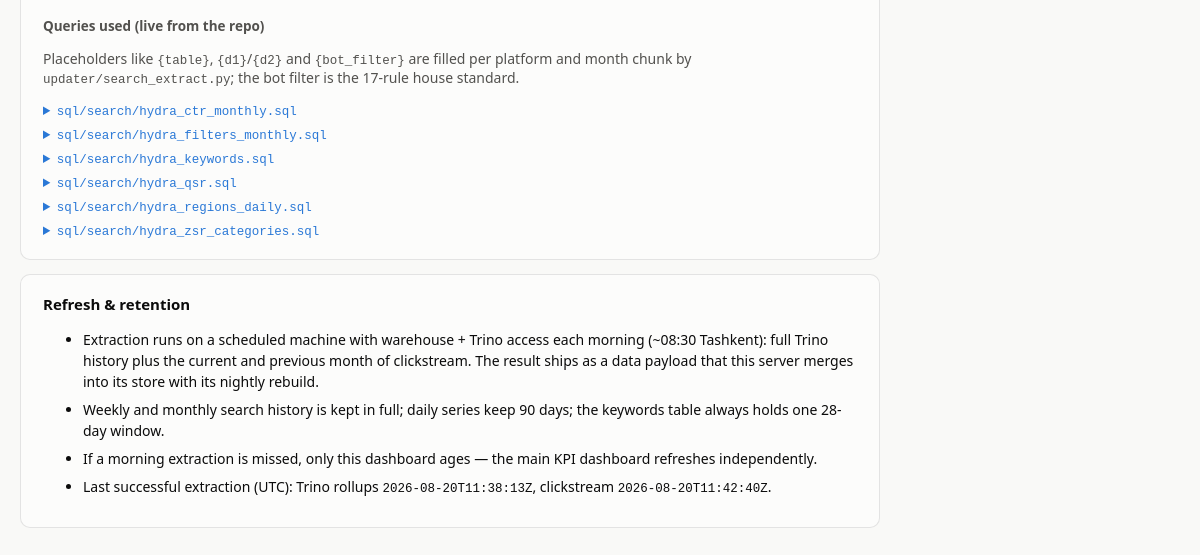
The app's page /search/methodology (signed in, lower part), older data.
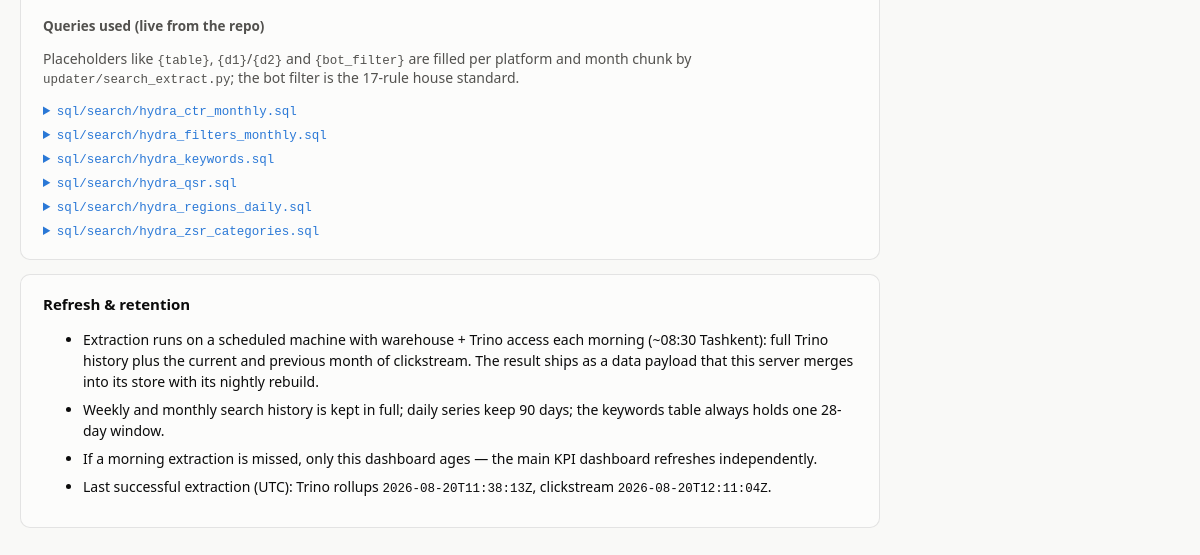
The same page, newer data.
### tables this page shows
CREATE TABLE meta (
  metric           TEXT PRIMARY KEY,
  status           TEXT NOT NULL,
  extracted_at_utc TEXT,
  latest_period    TEXT,
  rows             INTEGER,
  error            TEXT
);

### webapp/app.py (the view)
    @app.route("/search/methodology")
    def search_methodology():
        built, age_h, level = data.freshness() if data.available() else (None, None, "missing")
        m = data.meta() if data.available() else {}
        extracted = {k: (m.get(k) or {}).get("extracted_at_utc")
                     for k in ("search_trino", "search_hydra")}
        trino_sqls, hydra_sqls = [], []
        sql_dir = Path(__file__).resolve().parent.parent / "sql" / "search"
        try:
            for f in sorted(sql_dir.glob("*.sql")):
                entry = {"name": f.name, "text": f.read_text()}
                (hydra_sqls if f.name.startswith("hydra_")
                 else trino_sqls).append(entry)
        except OSError:
            pass
        return render_template(
            "search_methodology.html", tabs=SEARCH_TABS,
            active="search_methodology", built_at=built, age_hours=age_h,
            freshness=level, dash_title=SEARCH_DASH_TITLE, extracted=extracted,
            trino_sqls=trino_sqls, hydra_sqls=hydra_sqls,
        )

### webapp/data.py (called while the page is built)
def _conn():
    conn = sqlite3.connect("file:%s?mode=ro" % SNAPSHOT_PATH, uri=True)
    conn.row_factory = sqlite3.Row
    return conn

def available():
    try:
        conn = _conn()
        conn.execute("SELECT 1 FROM snapshot_info LIMIT 1")
        conn.close()
        return True
    except sqlite3.Error:
        return False

def snapshot_info():
    with _conn() as conn:
        return {r["key"]: r["value"] for r in conn.execute("SELECT key, value FROM snapshot_info")}

def meta():
    with _conn() as conn:
        return {
            r["metric"]: dict(r)
            for r in conn.execute("SELECT * FROM meta ORDER BY metric")
        }

def freshness():
    info = snapshot_info()
    built = info.get("built_at_utc")
    if not built:
        return None, None, "missing"
    dt = datetime.strptime(built, "%Y-%m-%dT%H:%M:%SZ").replace(tzinfo=timezone.utc)
    age_h = (datetime.now(timezone.utc) - dt).total_seconds() / 3600.0
    level = "green" if age_h < 36 else ("amber" if age_h < 72 else "red")
    return built, round(age_h, 1), level

### webapp/templates/search_methodology.html (shortened to what this page needs)
{% extends "base.html" %}
{% block content %}
<div class="method">
<section>
  <h4>Queries used (live from the repo)</h4>
  <p class="dict-intro">Placeholders like <code>{{ '{table}' }}</code>,
    <code>{{ '{d1}' }}</code>/<code>{{ '{d2}' }}</code> and
    <code>{{ '{bot_filter}' }}</code> are filled per platform and month chunk
    by <code>updater/search_extract.py</code>; the bot filter is the 17-rule
    house standard.</p>
  {% for q in hydra_sqls %}
  <details class="sql-file"><summary><code>sql/search/{{ q.name }}</code></summary>
  </details>
  {% endfor %}
</section>
<section>
  <h3>Refresh &amp; retention</h3>
  <ul>
    <li>Extraction runs on a scheduled machine with warehouse + Trino access
      each morning (~08:30 Tashkent): full Trino history plus the current and
      previous month of clickstream. The result ships as a data payload that
      this server merges into its store with its nightly rebuild.</li>
    <li>Weekly and monthly search history is kept in full; daily series keep
      90 days; the keywords table always holds one 28-day window.</li>
    <li>If a morning extraction is missed, only this dashboard ages — the
      main KPI dashboard refreshes independently.</li>
    <li>Last successful extraction (UTC):
      Trino rollups <code>{{ extracted.search_trino or "–" }}</code>,
      clickstream <code>{{ extracted.search_hydra or "–" }}</code>.</li>
  </ul>
</section>
</div>
{% endblock %}

### webapp/templates/base.html (shortened to what this page needs)
<!doctype html>
<html lang="en">
<head>
<link rel="stylesheet" href="{{ url_for('static', filename='style.css') }}">
</head>
<body>
<main>
{% block content %}{% endblock %}
</main>
</body>
</html>

### webapp/static/style.css (style rules this page uses)
:root { color-scheme: light; --page: #f9f9f7; --surface: #fcfcfb; --ink: #0b0b0b; --ink-2: #52514e; --muted: #898781; --grid: #e1e0d9; --baseline: #c3c2b7; --border: rgba(11, 11, 11, 0.10); --good: #006300; --bad: #d03b3b; --accent: #2a78d6; --series-1: #2a78d6; --series-2: #eb6834; --series-3: #1baf7a; --series-4: #eda100; --series-5: #e87ba4; --series-6: #008300; --series-7: #4a3aa7; --series-8: #e34948; --spark: #c3c2b7; --diverge-neg: #e34948; --fresh-green: #0ca30c; --fresh-amber: #fab219; --fresh-red: #d03b3b; }
* { box-sizing: border-box; }
body { margin: 0; background: var(--page); color: var(--ink); font-family: system-ui, -apple-system, "Segoe UI", sans-serif; font-size: 14px; }
main { max-width: 1280px; margin: 0 auto; padding: 20px; }
.dict-intro { color: var(--ink-2); max-width: 860px; }
.method { max-width: 860px; }
.method section { background: var(--surface); border: 1px solid var(--border); border-radius: 10px; padding: 4px 22px 14px; margin-bottom: 14px; }
.method h3 { font-size: 15px; }
.method li { margin-bottom: 7px; line-height: 1.5; }
.method h4 { font-size: 13.5px; margin: 18px 0 8px; color: var(--ink-2); }
.sql-file { margin: 6px 0; }
.sql-file summary { cursor: pointer; color: var(--accent); font-size: 13px; }

Row changes from the older to the newer data that the page shows:
changed meta (number 2 of 2 on the later page): extracted_at_utc "2026-08-20T11:42:40Z" → "2026-08-20T12:11:04Z"
